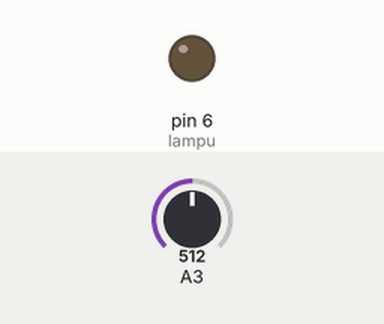
Recording of a sketch running on a simulated Arduino Uno, built with avr-gcc and run on an emulated ATmega328P. Shown: output pins drawn as LEDs (lit = HIGH). The test bench sets the inputs (shaded band); at power-on: A3 = 512.

Above: at 1.2 s.
1.3 s: A3 set to 965
2.8 s: A3 set to 989
At 3.9 s:
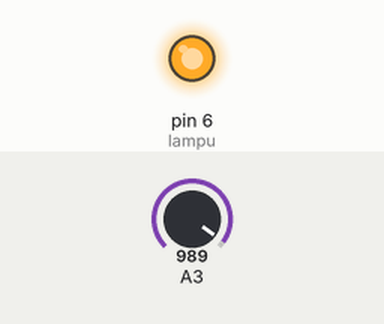
4.3 s: A3 set to 900
At 5.0 s:
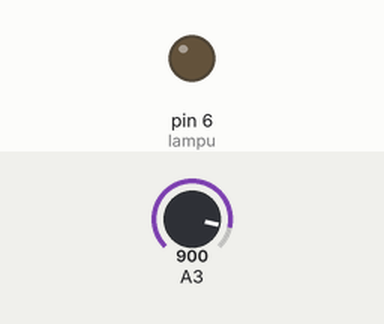
5.8 s: A3 set to 1023
At 6.1 s:
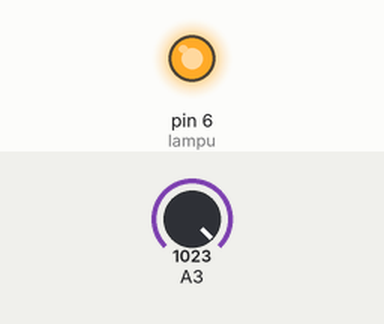
Timing chart, 0 to 8.3 s (numbered marks = the images above; inputs shaded):
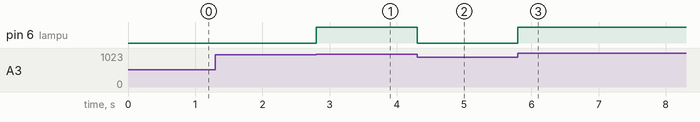

The sketch:

MouseTrap.ino
```cpp
float sensorCahaya;
int lampu = 6;

void setup() {
  // put your setup code here, to run once:
  pinMode(lampu, OUTPUT);
}

void loop() {
  // put your main code here, to run repeatedly:
  sensorCahaya = analogRead(A3);
  float pVolt0 = sensorCahaya / 1024 * 100;

  if(pVolt0 < 95)
  {
    digitalWrite(lampu, LOW);
  }
  else
  {
    digitalWrite(lampu, HIGH);
  }
}
```

Measured:
- the behaviour switches between 972 and 973 on A3 (found by bisection; images 0 and 1)
- after the input at 1.3 s, every drawn part: stays the same
- after the input at 2.8 s, pin 6 (lampu): LOW → HIGH at once
- after the input at 4.3 s, pin 6 (lampu): HIGH → LOW at once
- after the input at 5.8 s, pin 6 (lampu): LOW → HIGH at once
